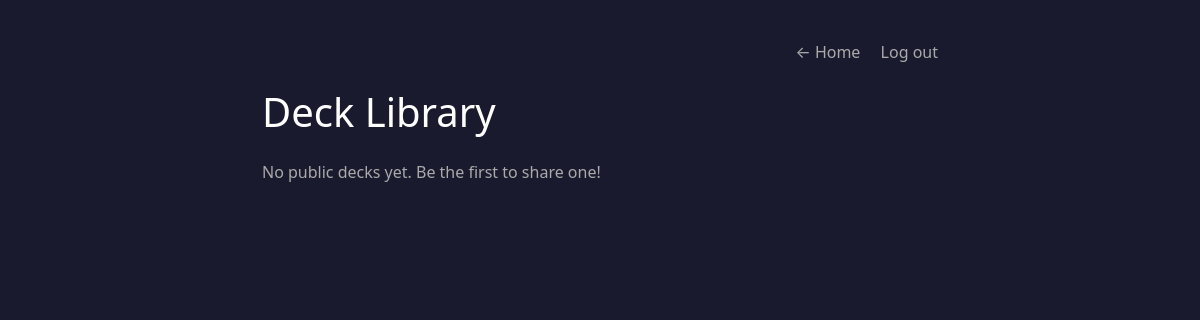
Page /library (signed in) on the earlier database version.
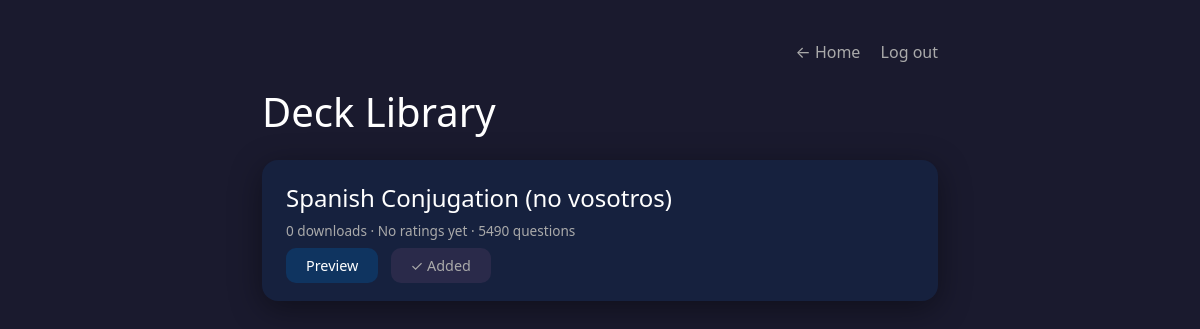
Same page on the later database version.
### models.py (models this page shows)
class Deck(db.Model):
    id = db.Column(db.Integer, primary_key=True)
    name = db.Column(db.String(100), nullable=False)
    owner_id = db.Column(db.Integer, db.ForeignKey("user.id"), nullable=True)
    is_public = db.Column(db.Boolean, default=False)
    questions = db.Column(db.Text, nullable=False)
    total_downloads = db.Column(db.Integer, default=0)
    average_rating = db.Column(db.Float, default=0.0)
    total_ratings = db.Column(db.Integer, default=0)
    users = db.relationship("UserDeck", backref="deck", lazy=True)
    ratings = db.relationship("Rating", backref="deck", lazy=True)

### app.py (the view)
@app.route("/library")
@login_required
def library():
    user_deck_ids = [ud.deck_id for ud in current_user.decks]
    public_decks = Deck.query.filter_by(is_public=True).all()
    return render_template("library.html", decks=public_decks, user_deck_ids=user_deck_ids)

### app.py (called while the page is built)
@app.template_filter('fromjson')
def fromjson_filter(s):
    return json.loads(s)

@login_manager.user_loader
def load_user(user_id):
    return User.query.get(int(user_id))

### templates/library.html (shortened to what this page needs)
<!DOCTYPE html>
<html>
<head>
    <link href="https://cdn.jsdelivr.net/npm/bootstrap@5.3.0/dist/css/bootstrap.min.css" rel="stylesheet">
</head>
<body>
    <div class="container">
        <div class="nav-links">
            <a href="/">← Home</a>
            <a href="/logout">Log out</a>
        </div>
        <h1 class="mb-4">Deck Library</h1>
        {% if decks %}
            {% for deck in decks %}
                <div class="deck-card">
                    <h4>{{ deck.name }}</h4>
                    <div class="deck-meta">
                        {{ deck.total_downloads }} downloads
                        {% if deck.total_ratings > 0 %}
                            · <span class="stars">★</span> {{ "%.1f"|format(deck.average_rating) }} ({{ deck.total_ratings }} ratings)
                        {% else %}
                            · No ratings yet
                        {% endif %}
                        · {{ deck.questions | fromjson | length }} questions
                    </div>
                    <a href="/library/preview/{{ deck.id }}" class="btn-preview">Preview</a>
                    {% if deck.id in user_deck_ids %}
                        <span class="btn-added">✓ Added</span>
                    {% else %}
                        <a href="/library/add/{{ deck.id }}" class="btn-add">+ Add to My Decks</a>
                    {% endif %}
                </div>
            {% endfor %}
        {% else %}
            <p style="color: #aaaaaa;">No public decks yet. Be the first to share one!</p>
        {% endif %}
    </div>
</body>
</html>

### templates/library.html (style rules this page uses)
body { background-color: #1a1a2e; color: #ffffff; display: flex; justify-content: center; align-items: flex-start; min-height: 100vh; padding: 40px 16px; }
.container { max-width: 700px; width: 100%; }
.deck-card { background-color: #16213e; border: none; border-radius: 16px; padding: 24px; margin-bottom: 16px; box-shadow: 0 8px 32px rgba(0,0,0,0.4); }
.deck-meta { color: #aaaaaa; font-size: 0.85rem; margin-bottom: 12px; }
.btn-preview { background-color: #0f3460; border: none; border-radius: 10px; padding: 8px 20px; color: white; cursor: pointer; text-decoration: none; font-size: 0.9rem; margin-right: 8px; }
.btn-added { background-color: #2a2a4a; border: none; border-radius: 10px; padding: 8px 20px; color: #aaaaaa; font-size: 0.9rem; }
.nav-links { text-align: right; margin-bottom: 24px; }
.nav-links a { color: #aaaaaa; text-decoration: none; margin-left: 16px; }

Differences in the rows shown:
added Deck: name "Spanish Conjugation (no vosotros)", total_downloads "0", total_ratings "· No ratings yet", questions|fromjson "5490", shows "✓ Added"
Other differences:
text no longer shown: "No public decks yet. Be the first to share one!"
